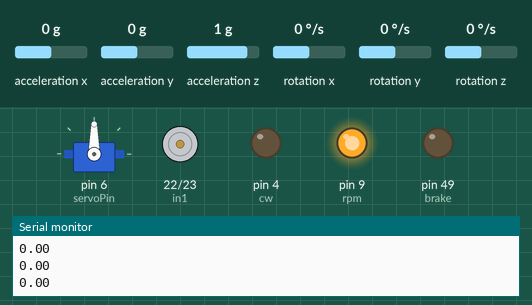
The sketch below on a simulated Arduino Mega 2560, built with avr-gcc and run on an emulated ATmega2560. Parts: servo, motor-driver pin pairs drawn as motors (green arrow = first pin HIGH = forward, orange = second pin HIGH = backward, longer = more drive, scaled by the enable pin), output pins drawn as LEDs (lit = HIGH), the last lines printed to the serial monitor. Inputs (shaded band) come from the test bench; at power-on: acceleration y 0 g, acceleration x 0 g, acceleration z 1 g, rotation x 0 °/s, rotation y 0 °/s, rotation z 0 °/s.

Above: at 1.2 s.
1.3 s: acceleration y set to -0.3 g
At 3.6 s:
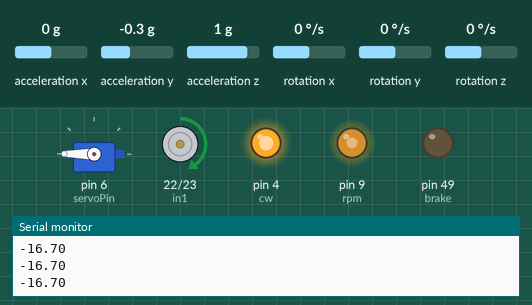
3.9 s: acceleration y set to 0.8 g
At 6.7 s:
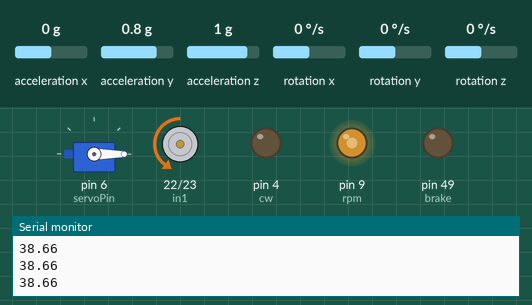
6.9 s: acceleration y set to 0.3 g
8.4 s: acceleration y set to 0 g
At 8.55 s:
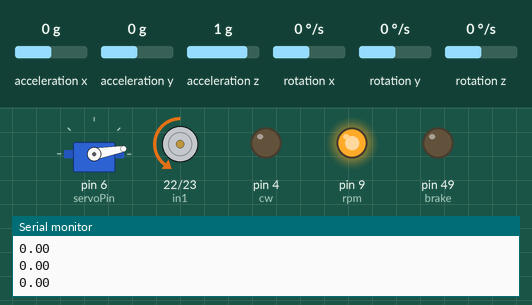
10.9 s: acceleration y set to 1.4 g
At 11.05 s:
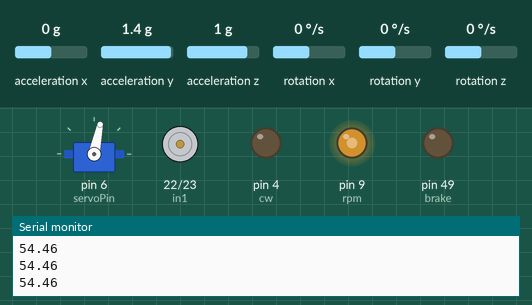
13.4 s: acceleration y set to -0.1 g
At 13.86 s:
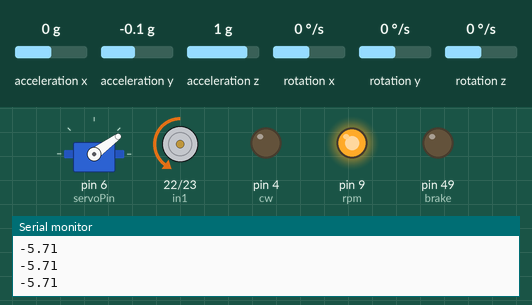
Timing chart, 0 to 16.4 s (numbered marks = the images above; inputs shaded):
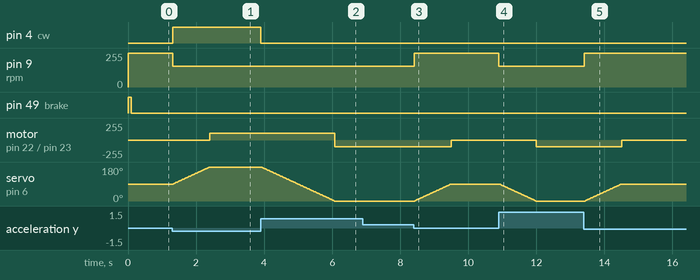

The sketch:

Test_IMU_NIDEC_DCmotor_Servo.ino
```cpp
#include "Wire.h"
#include <MPU6050_light.h>
#include <Servo.h>


MPU6050 mpu(Wire);
float x=0.0;

//Declare NIDEC Motor pins
#define brake         49  //brake=0, go=1
#define cw            4  //cw=1, ccw=0
#define rpm           9  //PWM=255=stop, PWM=0=max_speed


// Create a servo object
Servo Servo1;
int pos=0;
#define servoPin      6   // Declare the Servo pin


// Declare the DC Motor Pins
#define enA           7
#define in1           22
#define in2           23


/////////////NIDEC Motor//////////////
void nidec_motor_init()
{
  pinMode(brake, OUTPUT);
  pinMode(cw, OUTPUT);
  pinMode(rpm, OUTPUT);

  digitalWrite(brake, HIGH);  //go=1
  digitalWrite(cw, LOW);      //direction ccw
  analogWrite(rpm, 255);
}

void nidec_motor_control(int pwm)
{
  if (pwm < 0)
  { digitalWrite(cw, HIGH);
    pwm = -pwm;}
  else { digitalWrite(cw, LOW); }
  analogWrite(rpm, 255 - pwm);
}

void nidec_motor_brake()
{
  digitalWrite(brake, LOW);  //go=1
  analogWrite(rpm, 255);
}
//////////////////////////////////////


/////////////Timer1 ISR for IMU///////
void timer1_init()
{
    cli(); //Clears the global interrupts
    TIMSK1 = 0x01; //timer5 overflow interrupt enable
    TCCR1B = 0x00; //stop
    TCNT1H = 0xA2; //Counter higher 8 bit value
    TCNT1L = 0x3F; //Counter lower 8 bit value
    TCCR1A = 0x00;
    TCCR1C = 0x00;
    TCCR1B = 0x02; //start Timer, prescaler 8
    sei();   //Enables the global interrupts
}

ISR (TIMER1_OVF_vect)
{
    sei();
    TCNT1H = 0xA2; //Counter higher 8 bit value
    TCNT1L = 0x3F; //Counter lower 8 bit value
    mpu.update();
    cli();
    x=mpu.getAngleX();
    Serial.println(x);
}
//////////////////////////////////////


/////////////Servo Motor//////////////
void servo_init()
{
  Servo1.attach(servoPin);
  pos=90;
  Servo1.write(pos);
}
void servo_move(int nextpos)
{
  if(pos<nextpos)
  { for(int i=pos;i<=nextpos;i+=1)
    { Servo1.write(i);
      delay(10);}
  }
  else if(pos>nextpos)
  { for(int i=pos;i>=nextpos;i-=1)
    { Servo1.write(i);
      delay(10); }
  }
  else  { pos=nextpos; }
  pos=nextpos;
}
//////////////////////////////////////


/////////////DC Motor//////////////
void dc_motor_init()
{
  pinMode(enA, OUTPUT);
  pinMode(in1, OUTPUT);
  pinMode(in2, OUTPUT);

  // Turn off motors - Initial state
  digitalWrite(in1, LOW);
  digitalWrite(in2, LOW);
}
void dc_motor_forward(int enablePWM)
{
  //Serial.println(run_rear_motor);
  analogWrite(enA, enablePWM);
  digitalWrite(in1, LOW);
  digitalWrite(in2, HIGH);
}
void dc_motor_backward(int enablePWM)
{
  analogWrite(enA, enablePWM);
  digitalWrite(in1, HIGH);
  digitalWrite(in2, LOW);
}
//////////////////////////////////////


void setup()
{
  Serial.begin(9600);
  Wire.begin();

  byte status = mpu.begin();
  Serial.print(F("MPU6050 status: "));
  Serial.println(status);
  while(status!=0){ } // stop everything if could not connect to MPU6050
  Serial.println("MPU begin done!\n");

  Serial.println("Begin Device initialization:\n");
  nidec_motor_init();
  Serial.println("NIDEC initialized\n");
  timer1_init();
  Serial.println("Timer initialized\n");
  servo_init();
  Serial.println("Servo initialized\n");
  dc_motor_init();
  Serial.println("DC Motor initialized\n");
}

void loop()
{
  int pwm=100;

  if (x>10)
  {
    nidec_motor_control(pwm);
    servo_move(0);
    dc_motor_forward(pwm);
  }
  else if (x<-10)
  {
    nidec_motor_control(-pwm);
    servo_move(180);
    dc_motor_backward(pwm);
  }
  else
  {
    nidec_motor_brake();
    servo_move(90);
    dc_motor_backward(0);
  }

}
```

Measured:
- the behaviour switches between -0.1 and -0.2 g on acceleration y (found by bisection; images 0 and 1)
- the behaviour switches between 0.2 and 0.1 g on acceleration y (found by bisection; images 2 and 3)
- after the input at 1.3 s, pin 4 (cw): LOW → HIGH at once; pin 9 (rpm): 255/255 → 155/255 at once; motor on pin 22 (in1) / pin 23 (in2): stopped → forward 100/255 after 1.1 s; servo on pin 6 (servoPin): moves from 90° to 180° over 1.1 s, starting at once
- after the input at 3.9 s, pin 4 (cw): HIGH → LOW at once; motor on pin 22 (in1) / pin 23 (in2): forward 100/255 → backward 100/255 after 2.2 s; servo on pin 6 (servoPin): moves from 180° to 0° over 2.1 s, starting at once
- after the input at 8.4 s, pin 9 (rpm): 155/255 → 255/255 at once; motor on pin 22 (in1) / pin 23 (in2): backward 100/255 → stopped after 1.1 s; servo on pin 6 (servoPin): moves from 0° to 90° over 1.1 s, starting at once
- after the input at 10.9 s, pin 9 (rpm): 255/255 → 155/255 at once; motor on pin 22 (in1) / pin 23 (in2): stopped → backward 100/255 after 1.1 s; servo on pin 6 (servoPin): moves from 90° to 0° over 1.1 s, starting at once
- after the input at 13.4 s, pin 9 (rpm): 155/255 → 255/255 at once; motor on pin 22 (in1) / pin 23 (in2): backward 100/255 → stopped after 1.1 s; servo on pin 6 (servoPin): moves from 0° to 90° over 1.1 s, starting at once
